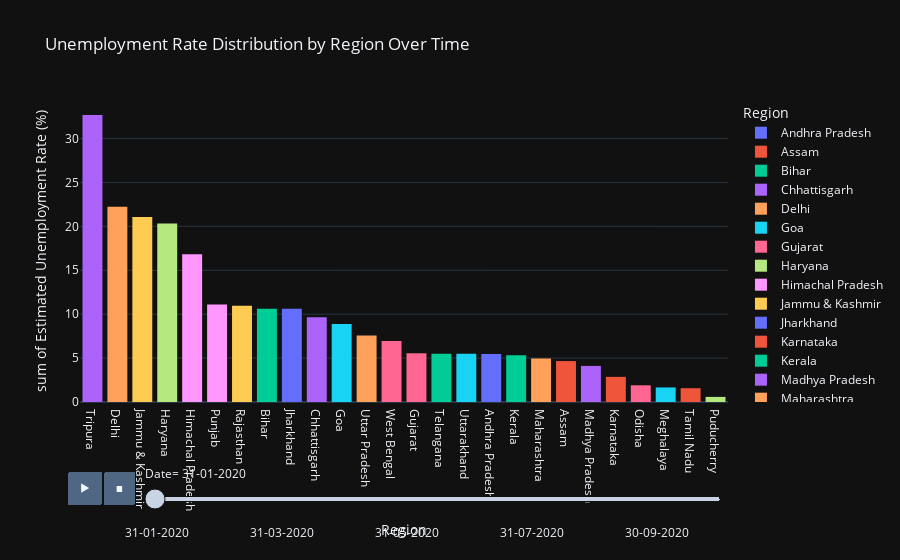

The notebook cell saved with this chart:
### Code cell
histogram = px.histogram(ds1, x='Region', y='Estimated Unemployment Rate (%)', color='Region', title='Unemployment Rate Distribution by Region Over Time', animation_frame='Date', template='plotly_dark')

histogram.update_xaxes(categoryorder='total descending')
histogram.show()

### Figure 1 — Plotly figure (JSON) as saved in the notebook; plotly's stock layout.template omitted (floating-point values rounded to 4 significant figures)
{"data": [{"alignmentgroup": "True", "bingroup": "x", "histfunc": "sum", "hovertemplate": "Region=%{x}<br>Date= 31-01-2020<br>sum of Estimated Unemployment Rate (%)=%{y}<extra></extra>", "legendgroup": "Andhra Pradesh", "marker": {"color": "#636efa", "pattern": {"shape": ""}}, "name": "Andhra Pradesh", "offsetgroup": "Andhra Pradesh", "orientation": "v", "showlegend": true, "type": "histogram", "x": ["Andhra Pradesh"], "xaxis": "x", "y": [5.48], "yaxis": "y"}, {"alignmentgroup": "True", "bingroup": "x", "histfunc": "sum", "hovertemplate": "Region=%{x}<br>Date= 31-01-2020<br>sum of Estimated Unemployment Rate (%)=%{y}<extra></extra>", "legendgroup": "Assam", "marker": {"color": "#EF553B", "pattern": {"shape": ""}}, "name": "Assam", "offsetgroup": "Assam", "orientation": "v", "showlegend": true, "type": "histogram", "x": ["Assam"], "xaxis": "x", "y": [4.66], "yaxis": "y"}, {"alignmentgroup": "True", "bingroup": "x", "histfunc": "sum", "hovertemplate": "Region=%{x}<br>Date= 31-01-2020<br>sum of Estimated Unemployment Rate (%)=%{y}<extra></extra>", "legendgroup": "Bihar", "marker": {"color": "#00cc96", "pattern": {"shape": ""}}, "name": "Bihar", "offsetgroup": "Bihar", "orientation": "v", "showlegend": true, "type": "histogram", "x": ["Bihar"], "xaxis": "x", "y": [10.61], "yaxis": "y"}, {"alignmentgroup": "True", "bingroup": "x", "histfunc": "sum", "hovertemplate": "Region=%{x}<br>Date= 31-01-2020<br>sum of Estimated Unemployment Rate (%)=%{y}<extra></extra>", "legendgroup": "Chhattisgarh", "marker": {"color": "#ab63fa", "pattern": {"shape": ""}}, "name": "Chhattisgarh", "offsetgroup": "Chhattisgarh", "orientation": "v", "showlegend": true, "type": "histogram", "x": ["Chhattisgarh"], "xaxis": "x", "y": [9.65], "yaxis": "y"}, {"alignmentgroup": "True", "bingroup": "x", "histfunc": "sum", "hovertemplate": "Region=%{x}<br>Date= 31-01-2020<br>sum of Estimated Unemployment Rate (%)=%{y}<extra></extra>", "legendgroup": "Delhi", "marker": {"color": "#FFA15A", "pattern": {"shape": ""}}, "name": "Delhi", "offsetgroup": "Delhi", "orientation": "v", "showlegend": true, "type": "histogram", "x": ["Delhi"], "xaxis": "x", "y": [22.23], "yaxis": "y"}, {"alignmentgroup": "True", "bingroup": "x", "histfunc": "sum", "hovertemplate": "Region=%{x}<br>Date= 31-01-2020<br>sum of Estimated Unemployment Rate (%)=%{y}<extra></extra>", "legendgroup": "Goa", "marker": {"color": "#19d3f3", "pattern": {"shape": ""}}, "name": "Goa", "offsetgroup": "Goa", "orientation": "v", "showlegend": true, "type": "histogram", "x": ["Goa"], "xaxis": "x", "y": [8.89], "yaxis": "y"}, {"alignmentgroup": "True", "bingroup": "x", "histfunc": "sum", "hovertemplate": "Region=%{x}<br>Date= 31-01-2020<br>sum of Estimated Unemployment Rate (%)=%{y}<extra></extra>", "legendgroup": "Gujarat", "marker": {"color": "#FF6692", "pattern": {"shape": ""}}, "name": "Gujarat", "offsetgroup": "Gujarat", "orientation": "v", "showlegend": true, "type": "histogram", "x": ["Gujarat"], "xaxis": "x", "y": [5.54], "yaxis": "y"}, {"alignmentgroup": "True", "bingroup": "x", "histfunc": "sum", "hovertemplate": "Region=%{x}<br>Date= 31-01-2020<br>sum of Estimated Unemployment Rate (%)=%{y}<extra></extra>", "legendgroup": "Haryana", "marker": {"color": "#B6E880", "pattern": {"shape": ""}}, "name": "Haryana", "offsetgroup": "Haryana", "orientation": "v", "showlegend": true, "type": "histogram", "x": ["Haryana"], "xaxis": "x", "y": [20.34], "yaxis": "y"}, {"alignmentgroup": "True", "bingroup": "x", "histfunc": "sum", "hovertemplate": "Region=%{x}<br>Date= 31-01-2020<br>sum of Estimated Unemployment Rate (%)=%{y}<extra></extra>", "legendgroup": "Himachal Pradesh", "marker": {"color": "#FF97FF", "pattern": {"shape": ""}}, "name": "Himachal Pradesh", "offsetgroup": "Himachal Pradesh", "orientation": "v", "showlegend": true, "type": "histogram", "x": ["Himachal Pradesh"], "xaxis": "x", "y": [16.83], "yaxis": "y"}, {"alignmentgroup": "True", "bingroup": "x", "histfunc": "sum", "hovertemplate": "Region=%{x}<br>Date= 31-01-2020<br>sum of Estimated Unemployment Rate (%)=%{y}<extra></extra>", "legendgroup": "Jammu & Kashmir", "marker": {"color": "#FECB52", "pattern": {"shape": ""}}, "name": "Jammu & Kashmir", "offsetgroup": "Jammu & Kashmir", "orientation": "v", "showlegend": true, "type": "histogram", "x": ["Jammu & Kashmir"], "xaxis": "x", "y": [21.08], "yaxis": "y"}, {"alignmentgroup": "True", "bingroup": "x", "histfunc": "sum", "hovertemplate": "Region=%{x}<br>Date= 31-01-2020<br>sum of Estimated Unemployment Rate (%)=%{y}<extra></extra>", "legendgroup": "Jharkhand", "marker": {"color": "#636efa", "pattern": {"shape": ""}}, "name": "Jharkhand", "offsetgroup": "Jharkhand", "orientation": "v", "showlegend": true, "type": "histogram", "x": ["Jharkhand"], "xaxis": "x", "y": [10.61], "yaxis": "y"}, {"alignmentgroup": "True", "bingroup": "x", "histfunc": "sum", "hovertemplate": "Region=%{x}<br>Date= 31-01-2020<br>sum of Estimated Unemployment Rate (%)=%{y}<extra></extra>", "legendgroup": "Karnataka", "marker": {"color": "#EF553B", "pattern": {"shape": ""}}, "name": "Karnataka", "offsetgroup": "Karnataka", "orientation": "v", "showlegend": true, "type": "histogram", "x": ["Karnataka"], "xaxis": "x", "y": [2.86], "yaxis": "y"}, {"alignmentgroup": "True", "bingroup": "x", "histfunc": "sum", "hovertemplate": "Region=%{x}<br>Date= 31-01-2020<br>sum of Estimated Unemployment Rate (%)=%{y}<extra></extra>", "legendgroup": "Kerala", "marker": {"color": "#00cc96", "pattern": {"shape": ""}}, "name": "Kerala", "offsetgroup": "Kerala", "orientation": "v", "showlegend": true, "type": "histogram", "x": ["Kerala"], "xaxis": "x", "y": [5.31], "yaxis": "y"}, {"alignmentgroup": "True", "bingroup": "x", "histfunc": "sum", "hovertemplate": "Region=%{x}<br>Date= 31-01-2020<br>sum of Estimated Unemployment Rate (%)=%{y}<extra></extra>", "legendgroup": "Madhya Pradesh", "marker": {"color": "#ab63fa", "pattern": {"shape": ""}}, "name": "Madhya Pradesh", "offsetgroup": "Madhya Pradesh", "orientation": "v", "showlegend": true, "type": "histogram", "x": ["Madhya Pradesh"], "xaxis": "x", "y": [4.11], "yaxis": "y"}, {"alignmentgroup": "True", "bingroup": "x", "histfunc": "sum", "hovertemplate": "Region=%{x}<br>Date= 31-01-2020<br>sum of Estimated Unemployment Rate (%)=%{y}<extra></extra>", "legendgroup": "Maharashtra", "marker": {"color": "#FFA15A", "pattern": {"shape": ""}}, "name": "Maharashtra", "offsetgroup": "Maharashtra", "orientation": "v", "showlegend": true, "type": "histogram", "x": ["Maharashtra"], "xaxis": "x", "y": [4.95], "yaxis": "y"}, {"alignmentgroup": "True", "bingroup": "x", "histfunc": "sum", "hovertemplate": "Region=%{x}<br>Date= 31-01-2020<br>sum of Estimated Unemployment Rate (%)=%{y}<extra></extra>", "legendgroup": "Meghalaya", "marker": {"color": "#19d3f3", "pattern": {"shape": ""}}, "name": "Meghalaya", "offsetgroup": "Meghalaya", "orientation": "v", "showlegend": true, "type": "histogram", "x": ["Meghalaya"], "xaxis": "x", "y": [1.66], "yaxis": "y"}, {"alignmentgroup": "True", "bingroup": "x", "histfunc": "sum", "hovertemplate": "Region=%{x}<br>Date= 31-01-2020<br>sum of Estimated Unemployment Rate (%)=%{y}<extra></extra>", "legendgroup": "Odisha", "marker": {"color": "#FF6692", "pattern": {"shape": ""}}, "name": "Odisha", "offsetgroup": "Odisha", "orientation": "v", "showlegend": true, "type": "histogram", "x": ["Odisha"], "xaxis": "x", "y": [1.9], "yaxis": "y"}, {"alignmentgroup": "True", "bingroup": "x", "histfunc": "sum", "hovertemplate": "Region=%{x}<br>Date= 31-01-2020<br>sum of Estimated Unemployment Rate (%)=%{y}<extra></extra>", "legendgroup": "Puducherry", "marker": {"color": "#B6E880", "pattern": {"shape": ""}}, "name": "Puducherry", "offsetgroup": "Puducherry", "orientation": "v", "showlegend": true, "type": "histogram", "x": ["Puducherry"], "xaxis": "x", "y": [0.58], "yaxis": "y"}, {"alignmentgroup": "True", "bingroup": "x", "histfunc": "sum", "hovertemplate": "Region=%{x}<br>Date= 31-01-2020<br>sum of Estimated Unemployment Rate (%)=%{y}<extra></extra>", "legendgroup": "Punjab", "marker": {"color": "#FF97FF", "pattern": {"shape": ""}}, "name": "Punjab", "offsetgroup": "Punjab", "orientation": "v", "showlegend": true, "type": "histogram", "x": ["Punjab"], "xaxis": "x", "y": [11.11], "yaxis": "y"}, {"alignmentgroup": "True", "bingroup": "x", "histfunc": "sum", "hovertemplate": "Region=%{x}<br>Date= 31-01-2020<br>sum of Estimated Unemployment Rate (%)=%{y}<extra></extra>", "legendgroup": "Rajasthan", "marker": {"color": "#FECB52", "pattern": {"shape": ""}}, "name": "Rajasthan", "offsetgroup": "Rajasthan", "orientation": "v", "showlegend": true, "type": "histogram", "x": ["Rajasthan"], "xaxis": "x", "y": [10.97], "yaxis": "y"}, {"alignmentgroup": "True", "bingroup": "x", "histfunc": "sum", "hovertemplate": "Region=%{x}<br>Date= 31-01-2020<br>sum of Estimated Unemployment Rate (%)=%{y}<extra></extra>", "legendgroup": "Tamil Nadu", "marker": {"color": "#EF553B", "pattern": {"shape": ""}}, "name": "Tamil Nadu", "offsetgroup": "Tamil Nadu", "orientation": "v", "showlegend": true, "type": "histogram", "x": ["Tamil Nadu"], "xaxis": "x", "y": [1.57], "yaxis": "y"}, {"alignmentgroup": "True", "bingroup": "x", "histfunc": "sum", "hovertemplate": "Region=%{x}<br>Date= 31-01-2020<br>sum of Estimated Unemployment Rate (%)=%{y}<extra></extra>", "legendgroup": "Telangana", "marker": {"color": "#00cc96", "pattern": {"shape": ""}}, "name": "Telangana", "offsetgroup": "Telangana", "orientation": "v", "showlegend": true, "type": "histogram", "x": ["Telangana"], "xaxis": "x", "y": [5.49], "yaxis": "y"}, {"alignmentgroup": "True", "bingroup": "x", "histfunc": "sum", "hovertemplate": "Region=%{x}<br>Date= 31-01-2020<br>sum of Estimated Unemployment Rate (%)=%{y}<extra></extra>", "legendgroup": "Tripura", "marker": {"color": "#ab63fa", "pattern": {"shape": ""}}, "name": "Tripura", "offsetgroup": "Tripura", "orientation": "v", "showlegend": true, "type": "histogram", "x": ["Tripura"], "xaxis": "x", "y": [32.67], "yaxis": "y"}, {"alignmentgroup": "True", "bingroup": "x", "histfunc": "sum", "hovertemplate": "Region=%{x}<br>Date= 31-01-2020<br>sum of Estimated Unemployment Rate (%)=%{y}<extra></extra>", "legendgroup": "Uttar Pradesh", "marker": {"color": "#FFA15A", "pattern": {"shape": ""}}, "name": "Uttar Pradesh", "offsetgroup": "Uttar Pradesh", "orientation": "v", "showlegend": true, "type": "histogram", "x": ["Uttar Pradesh"], "xaxis": "x", "y": [7.58], "yaxis": "y"}, {"alignmentgroup": "True", "bingroup": "x", "histfunc": "sum", "hovertemplate": "Region=%{x}<br>Date= 31-01-2020<br>sum of Estimated Unemployment Rate (%)=%{y}<extra></extra>", "legendgroup": "Uttarakhand", "marker": {"color": "#19d3f3", "pattern": {"shape": ""}}, "name": "Uttarakhand", "offsetgroup": "Uttarakhand", "orientation": "v", "showlegend": true, "type": "histogram", "x": ["Uttarakhand"], "xaxis": "x", "y": [5.49], "yaxis": "y"}, {"alignmentgroup": "True", "bingroup": "x", "histfunc": "sum", "hovertemplate": "Region=%{x}<br>Date= 31-01-2020<br>sum of Estimated Unemployment Rate (%)=%{y}<extra></extra>", "legendgroup": "West Bengal", "marker": {"color": "#FF6692", "pattern": {"shape": ""}}, "name": "West Bengal", "offsetgroup": "West Bengal", "orientation": "v", "showlegend": true, "type": "histogram", "x": ["West Bengal"], "xaxis": "x", "y": [6.94], "yaxis": "y"}], "layout": {"barmode": "relative", "legend": {"title": {"text": "Region"}, "tracegroupgap": 0}, "sliders": [{"active": 0, "currentvalue": {"prefix": "Date="}, "len": 0.9, "pad": {"b": 10, "t": 60}, "steps": [{"args": [[" 31-01-2020"], {"frame": {"duration": 0, "redraw": true}, "fromcurrent": true, "mode": "immediate", "transition": {"duration": 0, "easing": "linear"}}], "label": " 31-01-2020", "method": "animate"}, {"args": [[" 29-02-2020"], {"frame": {"duration": 0, "redraw": true}, "fromcurrent": true, "mode": "immediate", "transition": {"duration": 0, "easing": "linear"}}], "label": " 29-02-2020", "method": "animate"}, {"args": [[" 31-03-2020"], {"frame": {"duration": 0, "redraw": true}, "fromcurrent": true, "mode": "immediate", "transition": {"duration": 0, "easing": "linear"}}], "label": " 31-03-2020", "method": "animate"}, {"args": [[" 30-04-2020"], {"frame": {"duration": 0, "redraw": true}, "fromcurrent": true, "mode": "immediate", "transition": {"duration": 0, "easing": "linear"}}], "label": " 30-04-2020", "method": "animate"}, {"args": [[" 31-05-2020"], {"frame": {"duration": 0, "redraw": true}, "fromcurrent": true, "mode": "immediate", "transition": {"duration": 0, "easing": "linear"}}], "label": " 31-05-2020", "method": "animate"}, {"args": [[" 30-06-2020"], {"frame": {"duration": 0, "redraw": true}, "fromcurrent": true, "mode": "immediate", "transition": {"duration": 0, "easing": "linear"}}], "label": " 30-06-2020", "method": "animate"}, {"args": [[" 31-07-2020"], {"frame": {"duration": 0, "redraw": true}, "fromcurrent": true, "mode": "immediate", "transition": {"duration": 0, "easing": "linear"}}], "label": " 31-07-2020", "method": "animate"}, {"args": [[" 31-08-2020"], {"frame": {"duration": 0, "redraw": true}, "fromcurrent": true, "mode": "immediate", "transition": {"duration": 0, "easing": "linear"}}], "label": " 31-08-2020", "method": "animate"}, {"args": [[" 30-09-2020"], {"frame": {"duration": 0, "redraw": true}, "fromcurrent": true, "mode": "immediate", "transition": {"duration": 0, "easing": "linear"}}], "label": " 30-09-2020", "method": "animate"}, {"args": [[" 31-10-2020"], {"frame": {"duration": 0, "redraw": true}, "fromcurrent": true, "mode": "immediate", "transition": {"duration": 0, "easing": "linear"}}], "label": " 31-10-2020", "method": "animate"}], "x": 0.1, "xanchor": "left", "y": 0, "yanchor": "top"}], "title": {"text": "Unemployment Rate Distribution by Region Over Time"}, "updatemenus": [{"buttons": [{"args": [null, {"frame": {"duration": 500, "redraw": true}, "fromcurrent": true, "mode": "immediate", "transition": {"duration": 500, "easing": "linear"}}], "label": "&#9654;", "method": "animate"}, {"args": [[null], {"frame": {"duration": 0, "redraw": true}, "fromcurrent": true, "mode": "immediate", "transition": {"duration": 0, "easing": "linear"}}], "label": "&#9724;", "method": "animate"}], "direction": "left", "pad": {"r": 10, "t": 70}, "showactive": false, "type": "buttons", "x": 0.1, "xanchor": "right", "y": 0, "yanchor": "top"}], "xaxis": {"anchor": "y", "categoryarray": ["Andhra Pradesh", "Assam", "Bihar", "Chhattisgarh", "Delhi", "Goa", "Gujarat", "Haryana", "Himachal Pradesh", "Jammu & Kashmir", "Jharkhand", "Karnataka", "Kerala", "Madhya Pradesh", "Maharashtra", "Meghalaya", "Odisha", "Puducherry", "Punjab", "Rajasthan", "Sikkim", "Tamil Nadu", "Telangana", "Tripura", "Uttar Pradesh", "Uttarakhand", "West Bengal"], "categoryorder": "total descending", "domain": [0, 1], "title": {"text": "Region"}}, "yaxis": {"anchor": "x", "domain": [0, 1], "title": {"text": "sum of Estimated Unemployment Rate (%)"}}}}
